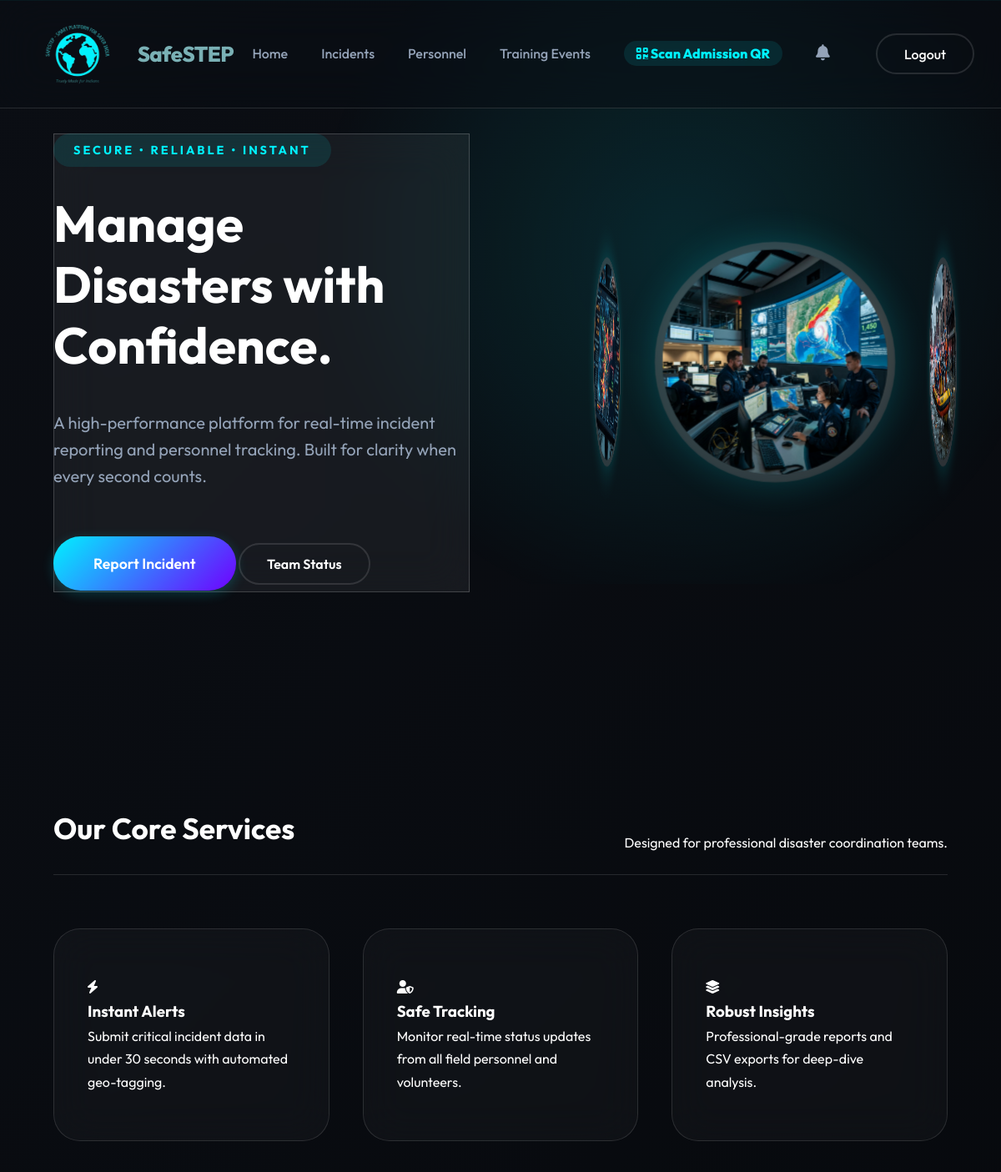
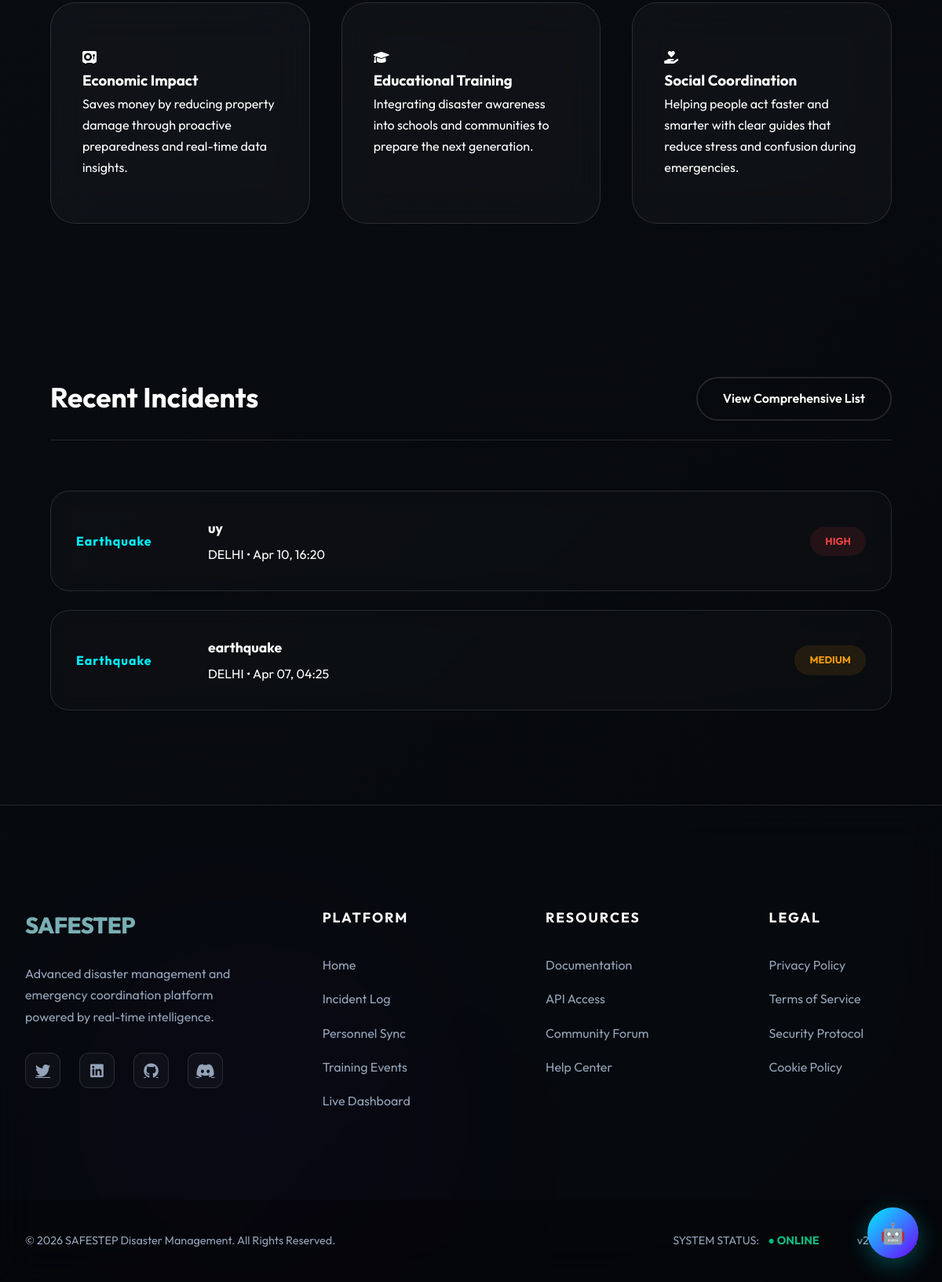
Page / (signed in) on the committed database (2 pictures, top to bottom).
### models.py (models this page shows)
class Report(db.Model):
    id = db.Column(db.Integer, primary_key=True)
    title = db.Column(db.String(200), nullable=False)
    description = db.Column(db.Text, nullable=False)
    location = db.Column(db.String(200), nullable=False)
    severity = db.Column(db.String(50), nullable=False) # 'Low', 'Medium', 'High', 'Critical'
    disaster_type = db.Column(db.String(100), nullable=False)
    date_reported = db.Column(db.DateTime, default=datetime.utcnow)
    user_id = db.Column(db.Integer, db.ForeignKey('user.id'), nullable=False)

### app.py (the view)
@app.route('/')
def index():
    recent_reports = Report.query.order_by(Report.date_reported.desc()).limit(5).all()
    return render_template('index.html', reports=recent_reports)

### app.py (called while the page is built)
@login_manager.user_loader
def load_user(user_id):
    return User.query.get(int(user_id))

### templates/index.html (shortened to what this page needs)
{% extends "base.html" %}
{% block content %}
<section class="hero">
    <div class="container hero-container">
        <div class="hero-content glass-resonance">
            <div class="hero-tag">SECURE • RELIABLE • INSTANT</div>
            <h1 id="typewriter-h1">Manage Disasters with Confidence.</h1>
            <p>A high-performance platform for real-time incident reporting and personnel tracking. Built for clarity
                when every second counts.</p>
            <div class="hero-btns">
                <a href="{{ url_for('reports') }}" class="btn-primary-lg">Report Incident</a>
                <a href="{{ url_for('attendance') }}" class="btn-outline">Team Status</a>
            </div>
        </div>
        <div class="hero-visual">
            <div class="hero-carousel-scene">
                <div class="hero-float-wrapper">
                    <div class="hero-carousel">
                        <div class="hero-carousel-item item-1">
                        </div>
                        <div class="hero-carousel-item item-2">
                            <img src="{{ url_for('static', filename='images/hero_rescue.png') }}"
                                alt="Rescue Operation">
                        </div>
                        <div class="hero-carousel-item item-3">
                            <img src="{{ url_for('static', filename='images/hero_medical.png') }}"
                                alt="Medical Response">
                        </div>
                        <div class="hero-carousel-item item-4">
                            <img src="{{ url_for('static', filename='images/hero_satellite.png') }}"
                                alt="Satellite Intelligence">
                        </div>
                    </div>
                </div>
            </div>
        </div>
    </div>
</section>
<section class="features">
    <div class="container">
        <div class="section-header">
            <h2>Our Core Services</h2>
            <p>Designed for professional disaster coordination teams.</p>
        </div>
        <div class="feature-grid">
            <div class="feature-card">
                <i class="fas fa-bolt"></i>
                <h3>Instant Alerts</h3>
                <p>Submit critical incident data in under 30 seconds with automated geo-tagging.</p>
            </div>
            <div class="feature-card">
                <i class="fas fa-user-shield"></i>
                <h3>Safe Tracking</h3>
                <p>Monitor real-time status updates from all field personnel and volunteers.</p>
            </div>
            <div class="feature-card">
                <i class="fas fa-layer-group"></i>
                <h3>Robust Insights</h3>
                <p>Professional-grade reports and CSV exports for deep-dive analysis.</p>
            </div>
            <div class="feature-card">
                <i class="fas fa-vault"></i>
                <h3>Economic Impact</h3>
                <p>Saves money by reducing property damage through proactive preparedness and real-time data insights.
                </p>
            </div>
            <div class="feature-card">
                <i class="fas fa-graduation-cap"></i>
                <h3>Educational Training</h3>
                <p>Integrating disaster awareness into schools and communities to prepare the next generation.</p>
            </div>
            <div class="feature-card">
                <i class="fas fa-hand-holding-heart"></i>
                <h3>Social Coordination</h3>
                <p>Helping people act faster and smarter with clear guides that reduce stress and confusion during
                    emergencies.</p>
            </div>
        </div>
    </div>
</section>
<section class="recent-reports">
    <div class="container">
        <div class="section-header">
            <h2>Recent Incidents</h2>
            <a href="{{ url_for('reports') }}" class="btn-outline">View Comprehensive List</a>
        </div>
        <div class="report-list">
            {% if reports %}
            {% for report in reports %}
            <div class="report-item">
                <div class="report-type">{{ report.disaster_type }}</div>
                <div class="report-info">
                    <h4>{{ report.title }}</h4>
                    <p>{{ report.location }} • {{ report.date_reported.strftime('%b %d, %H:%M') }}</p>
                </div>
                <div class="report-badge {{ report.severity|lower }}">{{ report.severity }}</div>
            </div>
            {% endfor %}
            {% else %}
            <div class="card">
                <p class="empty-state">No recent reports recorded in the system.</p>
            </div>
            {% endif %}
        </div>
    </div>
</section>
{% endblock %}

### rows in the picture
Report: disaster_type "Earthquake", title "uy", location "DELHI", date_reported "Apr 10, 16:20", severity "HIGH"
Report: disaster_type "Earthquake", title "earthquake", location "DELHI", date_reported "Apr 07, 04:25", severity "MEDIUM"
